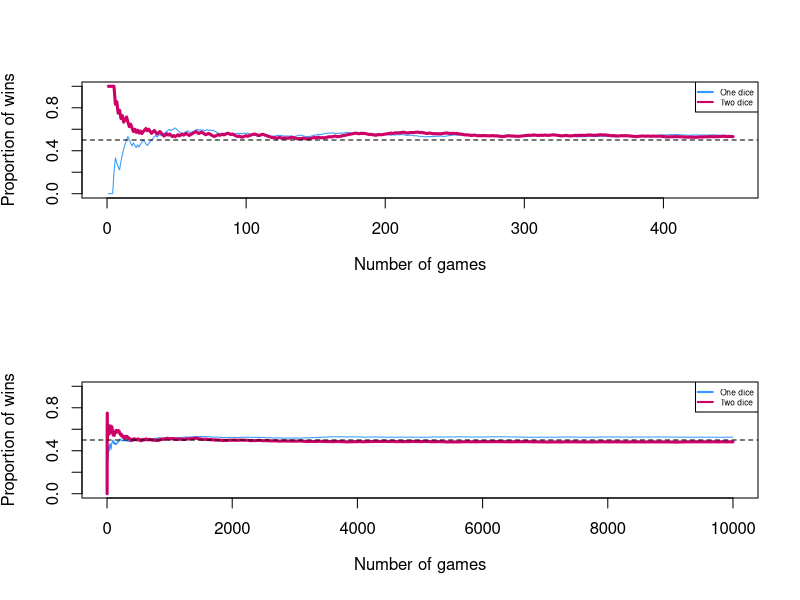

This figure's R source:
number_of_game <- list("450","10000")
par(mfrow = c(2, 1))

for (list_num in 1:2) { 

size=as.numeric(number_of_game[list_num])

one_dice=rbinom(size,4,1/6)
two_dice=rbinom(size,24,1/36)


gain_one_dice=matrix(1, nrow=1, ncol=size)
gain_two_dice=matrix(1, nrow=1, ncol=size)
for (i in 1:size) { 
  
  if (two_dice[i]>0) { 
    gain_two_dice[i]=1 } 
  else { gain_two_dice[i]=0 }}

for (i in 1:size) { 
  
  if (one_dice[i]>0) { 
    gain_one_dice[i]=1 } 
  else { gain_one_dice[i]=0 }}

cum_oyun_one=matrix(1, nrow=1, ncol=size)
cum_oyun_two=matrix(1, nrow=1, ncol=size)
x_label=matrix(1:size, nrow=1, ncol=size)

for (i in 1:size) { 
  size1=as.numeric(gain_one_dice)
  size2=as.numeric(gain_two_dice)
  cum_oyun_one=cumsum(size1)
  cum_oyun_two=cumsum(size2)
  
  
}
print(cum_oyun_one)

probability_one=matrix(1, nrow=1, ncol=size)
probability_two=matrix(1, nrow=1, ncol=size)

for (i in 1:size) { 

  probability_one[i]=cum_oyun_one[i]/x_label[i]
  probability_two[i]=cum_oyun_two[i]/x_label[i]
}
print(probability_one)

plot(x_label,probability_one
     ,type="l"
     , ylim=c(0,1)
     , xlim=c(0,size)
     , ylab=expression(paste("Proportion of wins"))
     , xlab=expression(paste("Number of games"))
     
     , col = c("#3399FF")
     , lwd=1
     
)
lines(x_label,probability_two, lwd=3, col="#CC0066")
abline(h = 0.5, 
       col = c("black"),
       lwd = 1,
       lty = 2:3)
legend( x = "topright",
        legend = c("One dice", "Two dice"),
        col = c("#3399FF","#CC0066"), lwd=2,
        pch=c(NA, NA), cex = 0.5 )

}